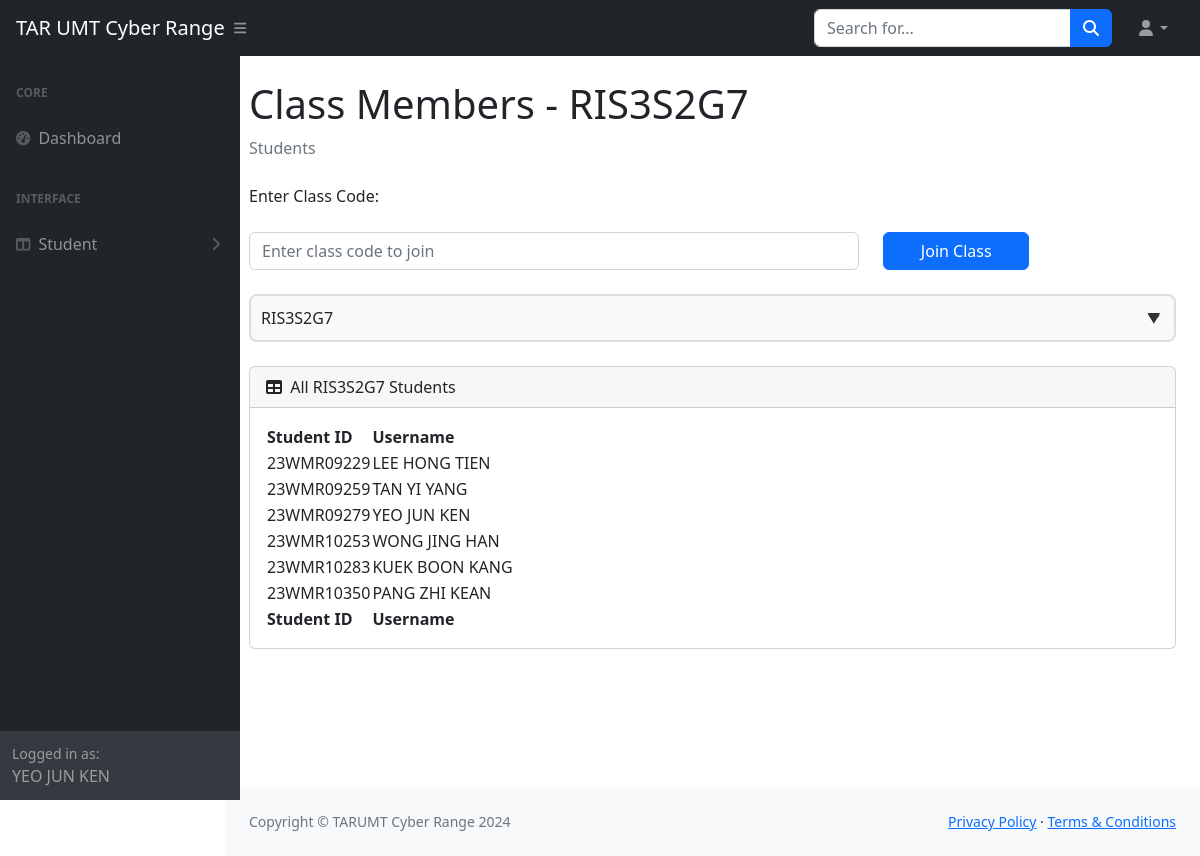
The app's page /student-dashboard/memberOfGroup.php (signed in) with its own data.
### tables this page shows
CREATE TABLE `students` (
  `id` int(11) NOT NULL,
  `user_id` int(11) DEFAULT NULL,
  `student_id` varchar(50) NOT NULL,
  `is_archived` tinyint(1) NOT NULL DEFAULT 0
);

CREATE TABLE `users` (
  `id` int(11) NOT NULL,
  `username` varchar(50) NOT NULL,
  `email` varchar(100) NOT NULL,
  `password` varchar(255) NOT NULL,
  `role_id` int(11) DEFAULT NULL,
  `is_verified` tinyint(1) NOT NULL DEFAULT 0,
  `verification_token` varchar(255) DEFAULT NULL
);

### student-dashboard/memberOfGroup.php (the view, shortened to what this page needs)
<?php
include '../header_footer/header_student.php';
include '../connection.php';
$username = $_SESSION['username'];
$stmt = $conn->prepare("
    SELECT s.id AS student_id
    FROM students s
    INNER JOIN users u ON s.user_id = u.id
    WHERE u.username = ?
");
$stmt->bind_param("s", $username);
$stmt->execute();
$result = $stmt->get_result();
$currentStudent = $result->fetch_assoc();
$stmt = $conn->prepare("
    SELECT DISTINCT class_name
    FROM student_classes
    WHERE student_id = ?
");
$stmt->bind_param("i", $currentStudent['student_id']);
$stmt->execute();
$classResult = $stmt->get_result();
$classes = $classResult->fetch_all(MYSQLI_ASSOC);
$currentClass = $_SESSION['current_class'] ?? null;
if ($currentClass) {
    $stmt = $conn->prepare("
        SELECT students.student_id, users.username
        FROM students
        INNER JOIN users ON students.user_id = users.id
        INNER JOIN student_classes ON students.id = student_classes.student_id
        WHERE student_classes.class_name = ?
        ORDER BY students.student_id
    ");
    $stmt->bind_param("s", $currentClass);
    $stmt->execute();
    $students = $stmt->get_result();
}
?>
<div class="container-fluid px-4">
    <h1 class="mt-4">Class Members - <?= htmlspecialchars($currentClass); ?></h1>
    <ol class="breadcrumb mb-4">
        <li class="breadcrumb-item active">Students</li>
    </ol>
    <form method="POST" class="mb-4">
        <div class="mb-3 row">
            <label for="class-code" class="form-label col-sm-2">Enter Class Code:</label>
        </div>
        <div class="mb-3 row">
            <div class="col-sm-8">
                <input type="text" id="class-code" name="class_code" class="form-control" placeholder="Enter class code to join">
            </div>
            <div class="col-sm-4">
                <button type="submit" class="btn btn-primary w-50">Join Class</button>
            </div>
        </div>
    </form>
    <form method="POST" class="mb-4">
        <div class="custom-dropdown">
            <select id="class-select" name="selected_class" class="form-select" onchange="this.form.submit()">
                <?php foreach ($classes as $class): ?>
                    <option value="<?= htmlspecialchars($class['class_name']); ?>"
                        <?= $class['class_name'] === $currentClass ? 'selected' : ''; ?>>
                        <?= htmlspecialchars($class['class_name']); ?>
                    </option>
                <?php endforeach; ?>
            </select>
        </div>
    </form>
    <div class="card mb-4">
        <div class="card-header">
            <i class="fas fa-table me-1"></i>
            All <?= htmlspecialchars($currentClass); ?> Students
        </div>
        <div class="card-body">
            <table id="datatablesSimple">
                <thead>
                    <tr>
                        <th>Student ID</th>
                        <th>Username</th>
                    </tr>
                </thead>
                <tfoot>
                    <tr>
                        <th>Student ID</th>
                        <th>Username</th>
                    </tr>
                </tfoot>
                <tbody>
                    <?php if ($students): ?>
                        <?php while ($student = $students->fetch_assoc()): ?>
                            <tr>
                                <td><?= htmlspecialchars($student['student_id']); ?></td>
                                <td><?= htmlspecialchars($student['username']); ?></td>
                            </tr>
                        <?php endwhile; ?>
                    <?php endif; ?>
                </tbody>
            </table>
        </div>
    </div>
</div>
<?php include '../header_footer/footer.php'; ?>

### student-dashboard/memberOfGroup.php (style rules this page uses)
.custom-dropdown { position: relative; width: 100%; margin-bottom: 20px; }
.custom-dropdown select { width: 100%; padding: 10px; border: 2px solid #ddd; border-radius: 8px; background-color: #f9f9f9; font-size: 16px; appearance: none; -webkit-appearance: none; -moz-appearance: none; cursor: pointer; }
.custom-dropdown::after { content: '▼'; position: absolute; top: 50%; right: 15px; transform: translateY(-50%); pointer-events: none; font-size: 14px; color: #333; }

### records on screen
students: student "23WMR09229", user.username "LEE HONG TIEN"
students: student "23WMR09259", user.username "TAN YI YANG"
students: student "23WMR09279", user.username "YEO JUN KEN"
students: student "23WMR10253", user.username "WONG JING HAN"
students: student "23WMR10283", user.username "KUEK BOON KANG"
students: student "23WMR10350", user.username "PANG ZHI KEAN"

### other values on screen
$_SESSION['username'] "YEO JUN KEN"
$currentClass "RIS3S2G7"
form field selected_class "RIS3S2G7"
